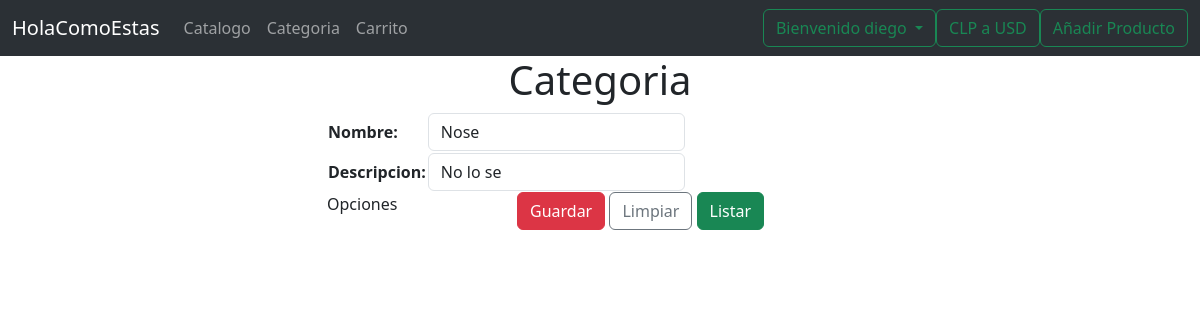
The page /market/editarCategoria/0 (signed in) on the database as committed earlier.
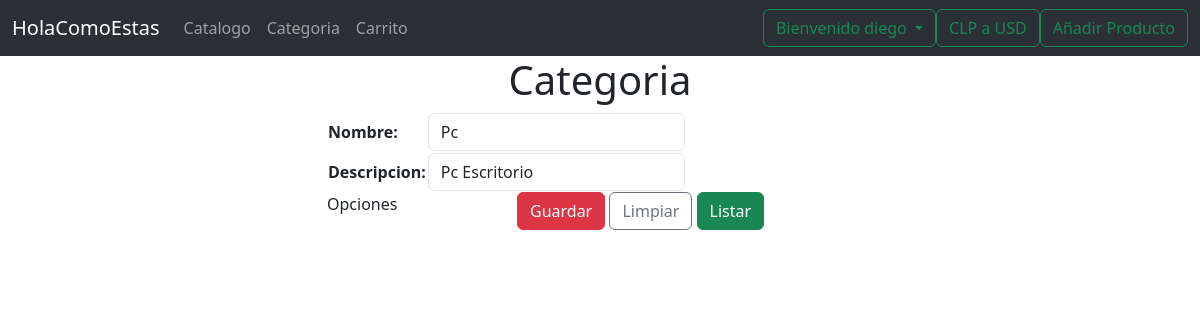
The same page on the database as committed later.
### market/models.py (models this page shows, shortened)
class Categoria(models.Model):
    nombre = models.CharField(max_length=50)
    descripcion = models.TextField()

### market/views.py (the view)
# urls.py: path('editarCategoria/<int:pk>', views.editarCategoria, name='editarCategoria'),
@login_required
def editarCategoria(request, pk):
    context = {}
    try:
        item = Categoria.objects.get(pk=pk)
        context['item'] = item
        context['form'] = CategoriaForm(instance=item)
    except:
        context['error'] = 'Error al buscar el registro'
    return render(request, 'anadirCategoriaForm.html', context)

### market/forms.py
class CategoriaForm(forms.ModelForm):
    class Meta:
        model = Categoria
        fields = ['nombre', 'descripcion']
        labels = {
            'nombre': 'Nombre',
            'descripcion': 'Descripcion'
        }
        widgets = {
            'nombre': forms.TextInput(attrs={
                'class': 'form-control',
                'placeholder': 'Ingrese el nombre de la categoria'
                }),
            'descripcion': forms.TextInput(attrs={
                'class': 'form-control',
                'placeholder': 'Ingrese la descripcion de la categoria'
                })
        }

### market/templates/anadirCategoriaForm.html (shortened to what this page needs)
{% extends "plantillaBase.html" %}
{% block tituloPrincipal %} Categoria {% endblock %}
{% block contenido %}
<form action="{% url 'anadirCategoriaForm' %}" method="post" enctype="multipart/form-data">
    <div class="row">
        <div class="col-12 col-md-7 offset-md-3">
            <table>
                {{form.as_table}}
            </table>
        </div>
    </div>
    <div class="row">
        <div class="col-12 col-md-2 offset-md-3">Opciones</div>
        <div class="col-12 col-md-5">
            <input type="submit" name="btnGuardar" class="btn btn-danger" value="Guardar">
            <input type="submit" name="btnLimpiar" class="btn btn-outline-secondary" value="Limpiar">
            <a href="{% url 'listarCategoria' %}" class="btn btn-success">Listar</a>
        </div>
    </div>
</form>
{% endblock %}

Rows that differ between the two databases and show on the page:
changed Categoria: nombre "Nose" → "Pc"; descripcion "No lo se" → "Pc Escritorio"
